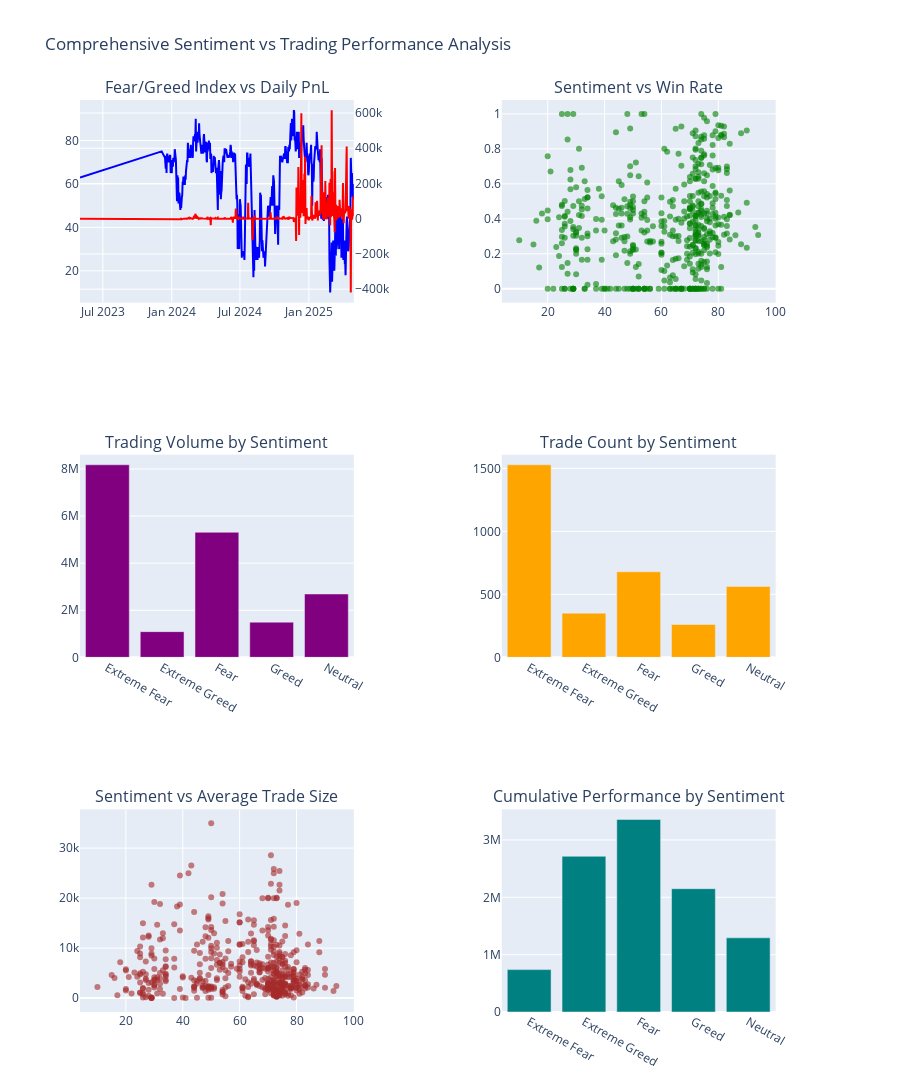

Source (notebook cell):
### Markdown cell above
## 8. Advanced Visualization: Sentiment vs Performance Patterns

### Code cell
# Create comprehensive visualization dashboard
print("Creating advanced visualizations...")

# Create a large figure with multiple subplots
fig = make_subplots(
    rows=3, cols=2,
    subplot_titles=(
        'Fear/Greed Index vs Daily PnL',
        'Sentiment vs Win Rate',
        'Trading Volume by Sentiment',
        'Trade Count by Sentiment',
        'Sentiment vs Average Trade Size',
        'Cumulative Performance by Sentiment'
    ),
    specs=[[{"secondary_y": True}, {"secondary_y": False}],
           [{"secondary_y": False}, {"secondary_y": False}],
           [{"secondary_y": False}, {"secondary_y": False}]]
)

# Sort data by date for time series
combined_sorted = combined_data.sort_values('date')

# Plot 1: Fear/Greed Index vs Daily PnL
fig.add_trace(
    go.Scatter(
        x=combined_sorted['date'],
        y=combined_sorted['value'],
        name='Fear/Greed Index',
        line=dict(color='blue')
    ),
    row=1, col=1, secondary_y=False
)

fig.add_trace(
    go.Scatter(
        x=combined_sorted['date'],
        y=combined_sorted['total_pnl'],
        name='Daily PnL',
        line=dict(color='red'),
        yaxis='y2'
    ),
    row=1, col=1, secondary_y=True
)

# Plot 2: Sentiment vs Win Rate
fig.add_trace(
    go.Scatter(
        x=combined_data['value'],
        y=combined_data['daily_win_rate'],
        mode='markers',
        name='Win Rate vs Sentiment',
        marker=dict(color='green', opacity=0.6)
    ),
    row=1, col=2
)

# Plot 3: Trading Volume by Sentiment
sentiment_volume = combined_data.groupby('sentiment_category')['total_volume'].mean().reset_index()
fig.add_trace(
    go.Bar(
        x=sentiment_volume['sentiment_category'],
        y=sentiment_volume['total_volume'],
        name='Avg Volume by Sentiment',
        marker_color='purple'
    ),
    row=2, col=1
)

# Plot 4: Trade Count by Sentiment
sentiment_trades = combined_data.groupby('sentiment_category')['total_trades'].mean().reset_index()
fig.add_trace(
    go.Bar(
        x=sentiment_trades['sentiment_category'],
        y=sentiment_trades['total_trades'],
        name='Avg Trades by Sentiment',
        marker_color='orange'
    ),
    row=2, col=2
)

# Plot 5: Sentiment vs Average Trade Size
fig.add_trace(
    go.Scatter(
        x=combined_data['value'],
        y=combined_data['avg_trade_size'],
        mode='markers',
        name='Trade Size vs Sentiment',
        marker=dict(color='brown', opacity=0.6)
    ),
    row=3, col=1
)

# Plot 6: Cumulative Performance by Sentiment Category
cumulative_by_sentiment = combined_data.groupby('sentiment_category')['total_pnl'].sum().reset_index()
fig.add_trace(
    go.Bar(
        x=cumulative_by_sentiment['sentiment_category'],
        y=cumulative_by_sentiment['total_pnl'],
        name='Total PnL by Sentiment',
        marker_color='teal'
    ),
    row=3, col=2
)

# Update layout
fig.update_layout(
    height=1200,
    title_text="Comprehensive Sentiment vs Trading Performance Analysis",
    showlegend=False
)

# Save and show
fig.write_html('outputs/sentiment_performance_dashboard.html')
fig.show()

print("Interactive dashboard saved to outputs/sentiment_performance_dashboard.html")

### Figure 1 — Plotly figure (JSON) as saved in the notebook; plotly's stock layout.template omitted (floating-point values rounded to 4 significant figures; data arrays with more than 128 entries replaced by an {"elided": "..."} marker saying what was removed)
{"data": [{"line": {"color": "blue"}, "name": "Fear/Greed Index", "type": "scatter", "x": {"elided": "479 str values"}, "xaxis": "x", "y": {"elided": "479 int values"}, "yaxis": "y"}, {"line": {"color": "red"}, "name": "Daily PnL", "type": "scatter", "x": {"elided": "479 str values"}, "xaxis": "x", "y": {"elided": "479 float values"}, "yaxis": "y2"}, {"marker": {"color": "green", "opacity": 0.6}, "mode": "markers", "name": "Win Rate vs Sentiment", "type": "scatter", "x": {"elided": "479 int values"}, "xaxis": "x2", "y": {"elided": "479 float values"}, "yaxis": "y3"}, {"marker": {"color": "purple"}, "name": "Avg Volume by Sentiment", "type": "bar", "x": ["Extreme Fear", "Extreme Greed", "Fear", "Greed", "Neutral"], "xaxis": "x3", "y": [8177000.0, 1092000.0, 5311000.0, 1495000.0, 2690000.0], "yaxis": "y4"}, {"marker": {"color": "orange"}, "name": "Avg Trades by Sentiment", "type": "bar", "x": ["Extreme Fear", "Extreme Greed", "Fear", "Greed", "Neutral"], "xaxis": "x4", "y": [1529.0, 350.8, 679.5, 260.6, 562.5], "yaxis": "y5"}, {"marker": {"color": "brown", "opacity": 0.6}, "mode": "markers", "name": "Trade Size vs Sentiment", "type": "scatter", "x": {"elided": "479 int values"}, "xaxis": "x5", "y": {"elided": "479 float values"}, "yaxis": "y6"}, {"marker": {"color": "teal"}, "name": "Total PnL by Sentiment", "type": "bar", "x": ["Extreme Fear", "Extreme Greed", "Fear", "Greed", "Neutral"], "xaxis": "x6", "y": [739100.0, 2715000.0, 3357000.0, 2150000.0, 1293000.0], "yaxis": "y7"}], "layout": {"annotations": [{"font": {"size": 16}, "showarrow": false, "text": "Fear/Greed Index vs Daily PnL", "x": 0.185, "xanchor": "center", "xref": "paper", "y": 1, "yanchor": "bottom", "yref": "paper"}, {"font": {"size": 16}, "showarrow": false, "text": "Sentiment vs Win Rate", "x": 0.755, "xanchor": "center", "xref": "paper", "y": 1, "yanchor": "bottom", "yref": "paper"}, {"font": {"size": 16}, "showarrow": false, "text": "Trading Volume by Sentiment", "x": 0.185, "xanchor": "center", "xref": "paper", "y": 0.6111, "yanchor": "bottom", "yref": "paper"}, {"font": {"size": 16}, "showarrow": false, "text": "Trade Count by Sentiment", "x": 0.755, "xanchor": "center", "xref": "paper", "y": 0.6111, "yanchor": "bottom", "yref": "paper"}, {"font": {"size": 16}, "showarrow": false, "text": "Sentiment vs Average Trade Size", "x": 0.185, "xanchor": "center", "xref": "paper", "y": 0.2222, "yanchor": "bottom", "yref": "paper"}, {"font": {"size": 16}, "showarrow": false, "text": "Cumulative Performance by Sentiment", "x": 0.755, "xanchor": "center", "xref": "paper", "y": 0.2222, "yanchor": "bottom", "yref": "paper"}], "height": 1200, "showlegend": false, "title": {"text": "Comprehensive Sentiment vs Trading Performance Analysis"}, "xaxis": {"anchor": "y", "domain": [0, 0.37]}, "xaxis2": {"anchor": "y3", "domain": [0.57, 0.94]}, "xaxis3": {"anchor": "y4", "domain": [0, 0.37]}, "xaxis4": {"anchor": "y5", "domain": [0.57, 0.94]}, "xaxis5": {"anchor": "y6", "domain": [0, 0.37]}, "xaxis6": {"anchor": "y7", "domain": [0.57, 0.94]}, "yaxis": {"anchor": "x", "domain": [0.7778, 1]}, "yaxis2": {"anchor": "x", "overlaying": "y", "side": "right"}, "yaxis3": {"anchor": "x2", "domain": [0.7778, 1]}, "yaxis4": {"anchor": "x3", "domain": [0.3889, 0.6111]}, "yaxis5": {"anchor": "x4", "domain": [0.3889, 0.6111]}, "yaxis6": {"anchor": "x5", "domain": [0, 0.2222]}, "yaxis7": {"anchor": "x6", "domain": [0, 0.2222]}}}
